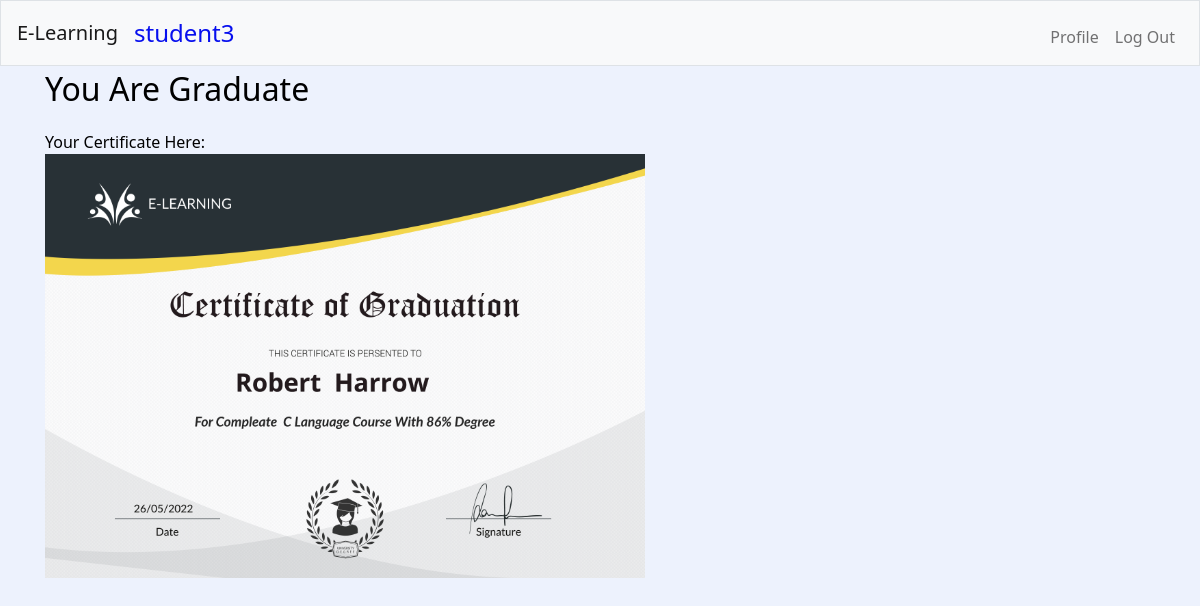
Screenshot of /grade/1/5 (signed in) with the database file from the repository.
### elearning/models.py (models this page shows, shortened)
class User(AbstractUser):
    cat = (
        ('Student', 'student'),
        ('Teacher', 'teacher'),
        ('Admin', 'admin'),
    )
    type = models.CharField(max_length=200, null=True, choices=cat)
    image = models.URLField(
        null=True, default='https://via.placeholder.com/150x150/FFFF00/000000/?text=User+IMG')

class Grade(models.Model):
    course_id = models.ManyToManyField(Course, related_name='graduat')
    final_id = models.ManyToManyField(
        Final_submission, related_name='graduated')
    user_id = models.ManyToManyField(User, related_name='grade_student')
    cert = models.FileField(upload_to='course/cert/', null=True, blank=True)
    create = models.DateTimeField(auto_now_add=True)

### elearning/views.py (the view)
# urls.py: path("grade/<int:c_id>/<int:u_id>", views.grade, name="grade"),
@csrf_exempt
@login_required(login_url='login')
def grade(request, c_id, u_id):
    grade = Grade.objects.filter(course_id=c_id, user_id=u_id).first()
    return render(request, 'elearning/grade.html', {
        'grade': grade,
        'id': id,
    })

### elearning/templates/elearning/grade.html (shortened to what this page needs)
{% extends "elearning/base.html" %}
{% load static %}
{% block main %}
{% if grade %}
<p>
<h1> You Are Graduate</h1>
</p>
{% if grade.cert %}
Your Certificate Here:
<div class="cert-img">
    <img src="/media/{{grade.cert}}" alt=" Certificate" width="600">
</div>
{% else %}
<p>Your Certificate Not prepared Yet</p>
{% endif %}
{% else %}
<p>You Not Graduated Yet</p>
{% endif %}
{% endblock %}

### elearning/templates/elearning/base.html (shortened to what this page needs)
{% load static %}
<html lang="en">
<head>
    <link href="{% static 'elearning/css/bootstrap.min.css' %}" rel="stylesheet">
    <link href="{% static 'elearning/css/normalize.css' %}" rel="stylesheet">
    <link href="{% static 'elearning/css/all.min.css' %}" rel="stylesheet">
    <link rel="stylesheet" href="{% static 'elearning/css/styles.css' %}">
    <link href="https://vjs.zencdn.net/7.18.1/video-js.css" rel="stylesheet" />
</head>
<body>
    <nav class="navbar navbar-expand-md navbar-light bg-light border">
        <a class="navbar-brand" href="/">E-Learning</a>
        <span style="color: rgb(7, 15, 238);font-size: 24px;">{{request.user.username}}</span>
        <div class="collapse navbar-collapse" id="navbar">
            {% if request.user.id %}
            <ul class="navbar-nav mr-auto mt-2">
                <li class="nav-item"><a class="nav-link" href="/profile/{{request.user.id}}">Profile</a></li>
            </ul>
            <ul class="navbar-nav ml-auto mt-2">
                <li class="nav-item"><a class="nav-link" href="/logout">Log Out</a></li>
            </ul>
            {% else %}
            <ul class="navbar-nav ml-auto mt-2">
                <li class="nav-item"><a class="nav-link" href="/register">Register</i></a>
                </li>
                <li class="nav-item"><a class="nav-link" href="/login">Log In</a></li>
            </ul>
            {% endif %}
        </div>
    </nav>
    <div class="container">
        {% block main %}{% endblock %}
    </div>
</body>
</html>

### elearning/static/elearning/css/styles.css (style rules this page uses)
* { box-sizing: border-box; }
body { margin: 0; padding: 0; background: #edf2fd; color: black; }
ul { list-style: none; }
p { margin: 0; }
.container { margin-top: 70px; padding-left: 15px; padding-right: 15px; margin-left: auto; margin-right: auto; min-height: 97px; }
.navbar { position: fixed; top: 0; width: 100%; display: flex; flex-wrap: wrap; align-items: center; justify-content: space-between; justify-items: center; padding: 0.5rem 1rem; z-index: 3; }
#navbar { justify-content: flex-end; }

### rows the page displays
User: user.username "student3"
Grade: cert (picture)
